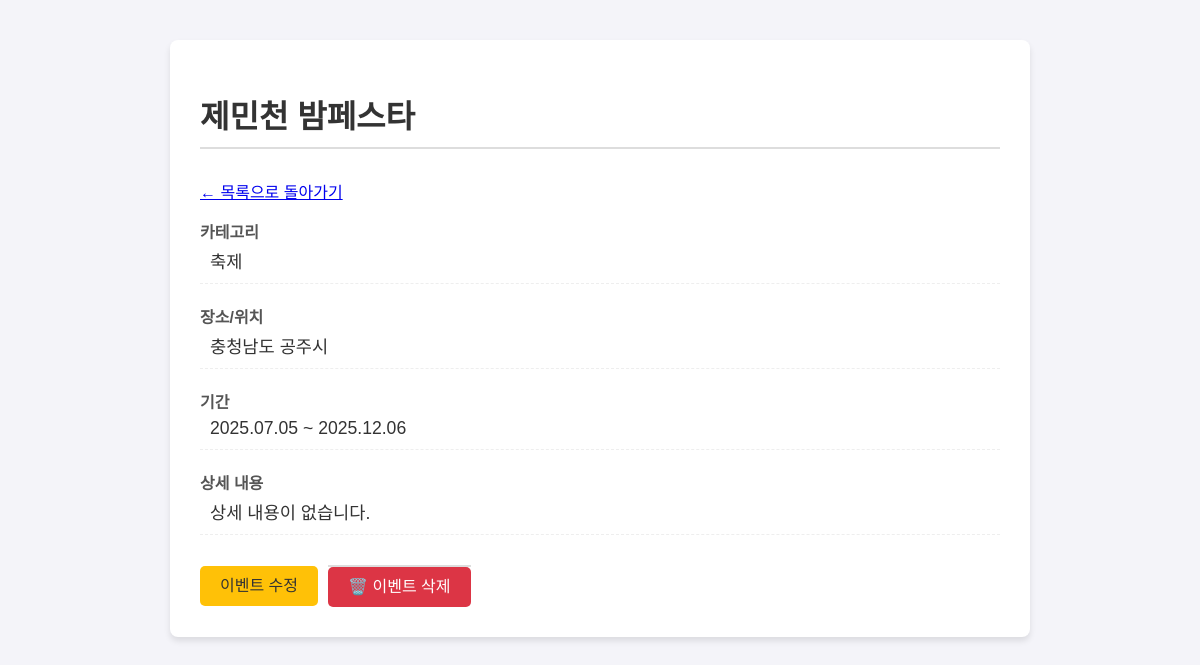
/1, run on an earlier commit of the app's database.
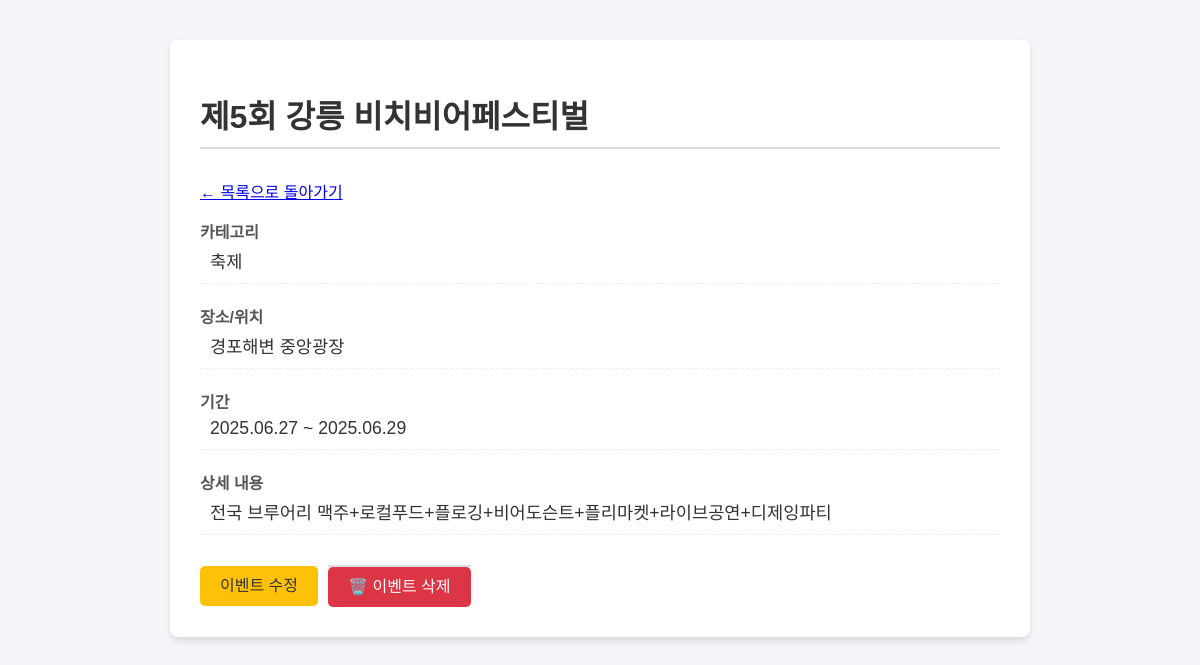
And on a later commit of the database.
### app.py (models this page shows, shortened)
class Event(db.Model):
    __tablename__ = 'event'
    event_id = db.Column(db.Integer, primary_key=True)
    title = db.Column(db.String(100), nullable=False)
    description = db.Column(db.Text, nullable=True)
    location = db.Column(db.String(100), nullable=False)
    start_date = db.Column(db.Date, nullable=False)
    end_date = db.Column(db.Date, nullable=False)
    category_id = db.Column(db.Integer, db.ForeignKey('category.category_id'), nullable=False)

class Category(db.Model):
    __tablename__ = 'category'
    category_id = db.Column(db.Integer, primary_key=True)
    category_name = db.Column(db.String(50), unique=True, nullable=False)
    events = db.relationship('Event', backref='category', lazy=True)

### app.py (the view, shortened to what this page needs)
@app.route('/<int:event_id>', methods=['GET', 'POST'])
def event_detail(event_id):
    event = Event.query.get_or_404(event_id)
    categories = Category.query.all()
    if request.method == 'GET':
        return render_template('detail.html', event=event, categories=categories)

### templates/detail.html (shortened to what this page needs)
<!DOCTYPE html>
<html lang="ko">
<head>
</head>
<body>
    <div class="container">
        <h1>{{ event.title }}</h1>
        <p><a href="{{ url_for('event_list') }}">← 목록으로 돌아가기</a></p>
        <div class="display-mode" id="display-content">
            <div class="detail-group">
                <label>카테고리</label>
                <p>{{ event.category.category_name }}</p>
            </div>
            <div class="detail-group">
                <label>장소/위치</label>
                <p>{{ event.location }}</p>
            </div>
            <div class="detail-group">
                <label>기간</label>
                <p>{{ event.start_date.strftime('%Y.%m.%d') }} ~ {{ event.end_date.strftime('%Y.%m.%d') }}</p>
            </div>
            <div class="detail-group">
                <label>상세 내용</label>
                <p>{{ event.description or '상세 내용이 없습니다.' }}</p>
            </div>
        </div>
        <div class="button-group">
            <button class="btn btn-toggle" id="toggle-button" onclick="toggleEditMode()">이벤트 수정</button>
            <form id="delete-form" method="POST" action="{{ url_for('event_delete', event_id=event.event_id) }}">
                <button type="button" onclick="confirmDelete()" class="btn btn-delete">🗑️ 이벤트 삭제</button>
            </form>
        </div>
    </div>
</body>
</html>

### templates/detail.html (style rules this page uses)
body { font-family: sans-serif; margin: 40px; background-color: #f4f4f9; }
.container { max-width: 800px; margin: auto; background: white; padding: 30px; border-radius: 8px; box-shadow: 0 4px 6px rgba(0, 0, 0, 0.1); }
h1 { color: #333; border-bottom: 2px solid #ddd; padding-bottom: 10px; margin-bottom: 30px; }
.detail-group { margin-bottom: 20px; padding-bottom: 10px; border-bottom: 1px dashed #eee; }
.detail-group label { font-weight: bold; color: #555; display: block; margin-bottom: 5px; }
.detail-group p { margin: 0; padding-left: 10px; font-size: 1.1em; color: #333; }
form { margin-top: 30px; padding-top: 20px; border-top: 2px solid #ddd; }
label { display: block; margin-top: 15px; font-weight: bold; color: #555; }
.button-group { margin-top: 30px; display: flex; gap: 10px; align-items: center; }
.btn { padding: 10px 20px; border: none; border-radius: 5px; cursor: pointer; font-size: 16px; text-decoration: none; text-align: center; height: 40px; line-height: 20px; box-sizing: border-box; white-space: nowrap; }
.btn-toggle { background-color: #ffc107; color: #333; }
.btn-delete { background-color: #dc3545; color: white; }
#delete-form { display: inline-block; margin: 0; padding: 0; }

What changed in the data, as far as the page shows it:
changed Event: title "제민천 밤페스타" → "제5회 강릉 비치비어페스티벌"; location "충청남도 공주시" → "경포해변 중앙광장"; start_date "2025.07.05" → "2025.06.27"; end_date "2025.12.06" → "2025.06.29"; description "상세 내용이 없습니다." → "전국 브루어리 맥주+로컬푸드+플로깅+비어도슨트+플리마켓+라이브공연+디제잉파티"
